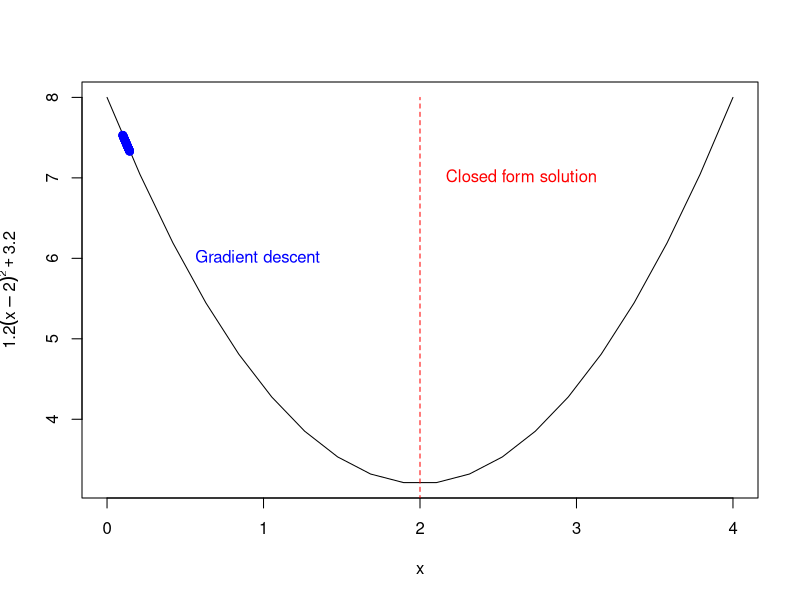

Write the R code that produced this figure.
# gradient descent 실습


# 함수 정의
f = function(x){1.2*(x-2)^2+3.2} # 원함수
grad = function(x){1.2*2*(x-2)}  # 미분함수


# 시각화
xs = seq(0,4,len=20); xs
plot(xs, f(xs), type="l", xlab="x", ylab=expression(1.2(x-2)^2+3.2)) # 실선 그래프
lines(c(2,2), c(3,8), col="red", lty=2) # 기울기 0 되는 지점에 점선
text(2.1, 7, "Closed form solution", col="red", pos=4)



# gradient descent
x = 0.1
xtrace = x
ftrace = f(x)
stepFactor = 0.0001
# x = 0.1을 시작으로 x와 y(=f(x))값을 각각 xtrace, ftrace에 기록함
# x와 stepFactor는 임의 설정, stepFactor에 따라 x의 변화 폭이 결정
# 변화 폭이 너무 크면 해를 못찾고 그래프 위로 날아갈 수도 있음
# 너무 작으면 최적해에 닿지 못함



for (step in 1:100) {        # 100번 반복, 횟수는 임의 설정
x = x - stepFactor * grad(x) # 처음 x 값에서 stepFactor * x에서의 미분값을 뺌
xtrace = c(xtrace,x)         # x값 누적
ftrace = c(ftrace,f(x))      # f(x)값 누적
}


# 시각화
lines(xtrace, ftrace, type="b",col="blue")
text(0.5, 6, "Gradient descent", col = 'blue', pos = 4)
print(x)
